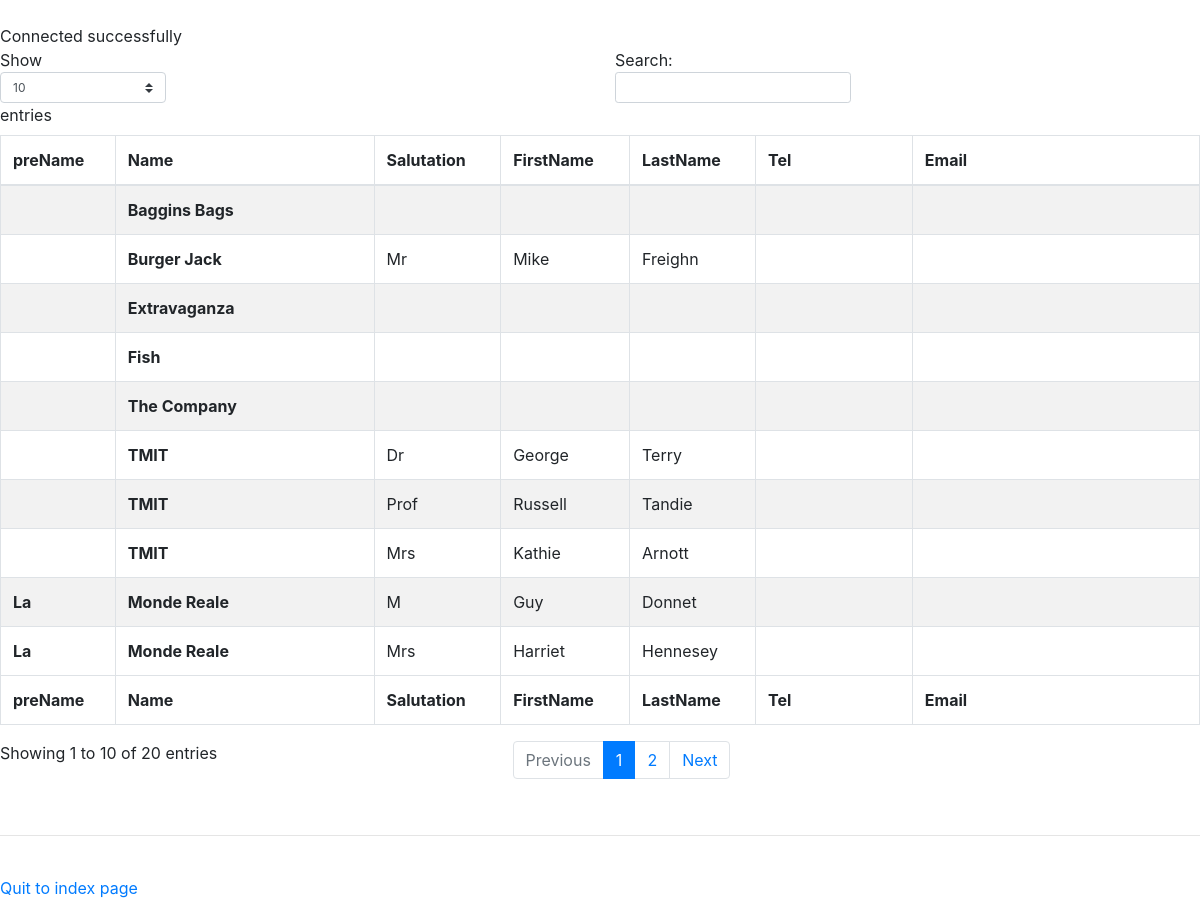
Screenshot of /main/listCompany3.php with the database file from the repository.
### tables this page shows
CREATE TABLE `tcompany` (
  `ID` int(11) NOT NULL,
  `preName` varchar(50) DEFAULT NULL,
  `Name` varchar(250) NOT NULL,
  `RegType` varchar(50) DEFAULT NULL,
  `StreetA` varchar(150) DEFAULT NULL,
  `StreetB` varchar(150) DEFAULT NULL,
  `StreetC` varchar(150) DEFAULT NULL,
  `City` varchar(150) DEFAULT NULL,
  `Region` varchar(150) DEFAULT NULL,
  `Postcode` varchar(50) DEFAULT NULL,
  `Country` varchar(250) NOT NULL
);

CREATE TABLE `tperson` (
  `ID` int(11) NOT NULL,
  `Salutation` varchar(20) DEFAULT NULL,
  `FirstName` varchar(50) DEFAULT NULL,
  `LastName` varchar(50) NOT NULL,
  `CompanyID` int(11) NOT NULL,
  `Tel` varchar(50) DEFAULT NULL,
  `email` varchar(50) DEFAULT NULL
);

### main/listCompany3.php (the view, shortened to what this page needs)
<!DOCTYPE html>
<html>
<head>
<link rel="stylesheet" href="https://maxcdn.bootstrapcdn.com/bootstrap/4.1.3/css/bootstrap.min.css">
</head>
<body>
<?php
		$servername = "localhost";
		$username = "root";
		$password = "";
		$databaseName = "alphaCRM";
		$conn = new mysqli($servername, $username, $password, $databaseName);
		echo "<br> Connected successfully";
	$sql = "SELECT `preName`, `Name` , tperson.ID, tperson.Salutation,
				tperson.FirstName, tperson.LastName, tperson.Tel , tperson.email
				FROM `tcompany`
				LEFT JOIN tperson ON tperson.CompanyID=tcompany.ID
				ORDER BY `tcompany`.`Name` ASC
	";
	$result = $conn->query($sql);
	if ($result->num_rows > 0) {
	    echo '
	    <script>
			$(document).ready(function() {
			    $("#peopleTable").DataTable();
			} );
		</script>
		<table id="peopleTable" class="table table-striped table-hover table-bordered" style="width:100% ">
		        <thead>
		            <tr>
		                <th>preName</th>
		                <th>Name</th>
		                <th>Salutation</th>
		                <th>FirstName</th>
		                <th>LastName</th>
		                <th>Tel</th>
		                <th>Email</th>
		            </tr>
		        </thead>
		        <tbody>
	    ';
	    while($row = $result->fetch_assoc()) {
	        echo '
	        			<tr>
		                <td><b>'.$row["preName"].'</b></td>
		                <td><b>'.$row["Name"].'</b></td>
		                <td>'.$row["Salutation"].'</td>
		                <td>'.$row["FirstName"].'</td>
		                <td>'.$row["LastName"].'</td>
		                <td>'.$row["Tel"].'</td>
		                <td>'.$row["email"].'</td>
		            </tr>
	        ';
	   }
	    echo "
		    </tbody>
		        <tfoot>
		            <tr>
		                <th>preName</th>
		                <th>Name</th>
		                <th>Salutation</th>
		                <th>FirstName</th>
		                <th>LastName</th>
		                <th>Tel</th>
		                <th>Email</th>
		            </tr>
		        </tfoot>
		    </table>
	    ";
	} else {
	    echo "0 results";
	}
?>
<br><hr><br>
<a href="index.php"> Quit to index page</a>
</body>
</html>

### rows the page displays
tcompany: Name "Baggins Bags"
tcompany: Name "Burger Jack", tperson.Salutation "Mr", tperson.FirstName "Mike", tperson.LastName "Freighn"
tcompany: Name "Extravaganza"
tcompany: Name "Fish"
tcompany: preName "La", Name "Monde Reale", tperson.Salutation "M", tperson.FirstName "Guy", tperson.LastName "Donnet", tperson.Salutation "Mrs", tperson.FirstName "Harriet", tperson.LastName "Hennesey"
tcompany: Name "The Company"
tcompany: Name "TMIT", tperson.Salutation "Dr", tperson.FirstName "George", tperson.LastName "Terry", tperson.Salutation "Prof", tperson.FirstName "Russell", tperson.LastName "Tandie", tperson.Salutation "Mrs", tperson.FirstName "Kathie", tperson.LastName "Arnott"
